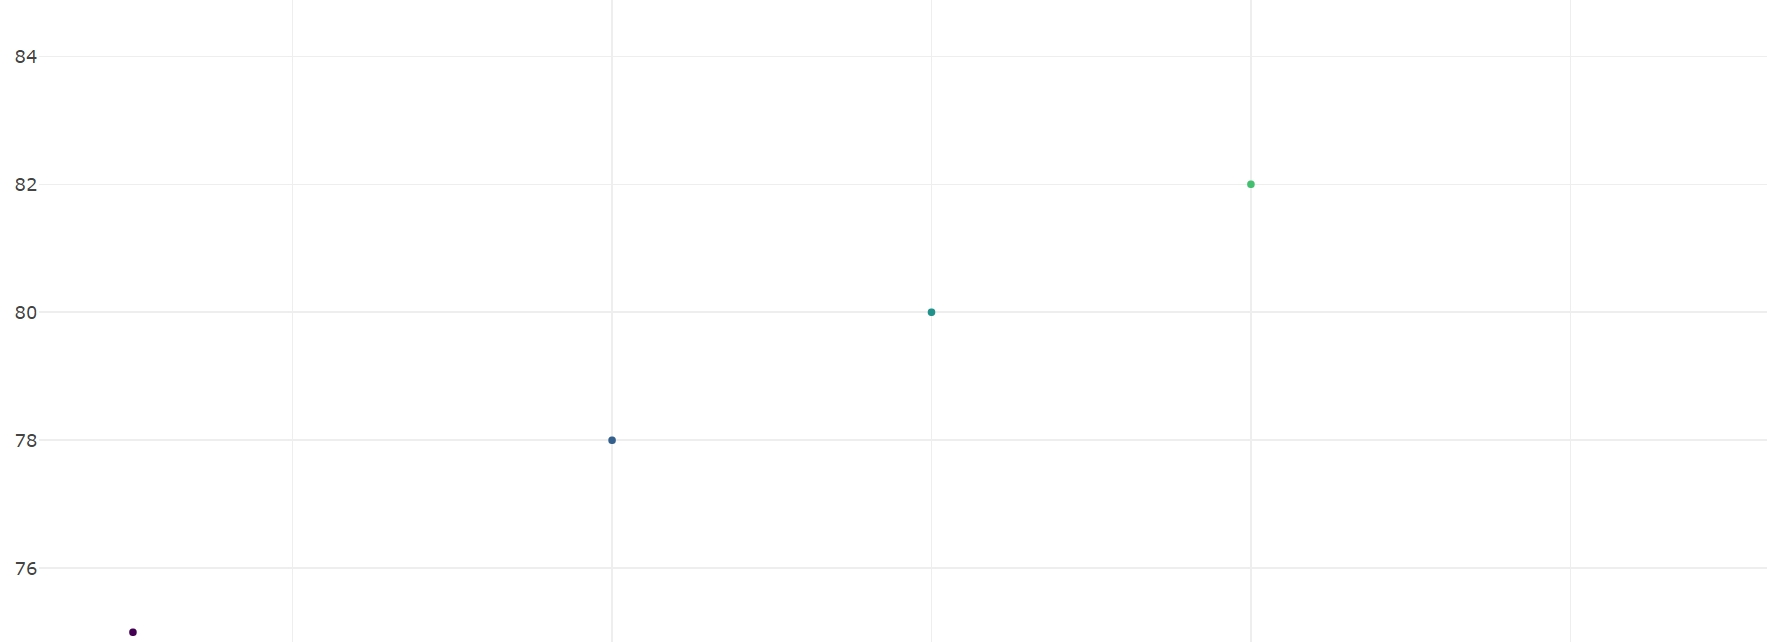

Generate this figure with R:
# Install required packages if not already installed
if (!require("plotly")) install.packages("plotly")

# Load the required packages
library(plotly)

# Productivity data
data <- data.frame(
  Employee = c("A", "B", "C", "D", "E"),
  HoursWorked = c(40, 35, 45, 38, 42),
  TasksCompleted = c(10, 8, 12, 9, 11),
  Efficiency = c(80, 75, 85, 78, 82)
)

# 1. Efficiency variation
print(data)

# 2. 3D Scatter Plot
scatter_plot <- plot_ly(data, x = ~TasksCompleted, y = ~Efficiency, z = ~HoursWorked, 
                        type = 'scatter3d', mode = 'markers',
                        marker = list(size = 5, color = ~Efficiency, colorscale = 'Viridis'))

# 3. Check for correlation
cor_matrix <- cor(data[, c("TasksCompleted", "HoursWorked", "Efficiency")])
print(cor_matrix)

# 4. 3D Surface Plot
surface_plot <- plot_ly(data, x = ~TasksCompleted, y = ~HoursWorked, z = ~Efficiency, 
                        type = 'mesh3d')

# Display plots
scatter_plot <- scatter_plot %>% layout(scene = list(
  xaxis = list(title = 'Tasks Completed'),
  yaxis = list(title = 'Efficiency (%)'),
  zaxis = list(title = 'Hours Worked')
))

surface_plot <- surface_plot %>% layout(scene = list(
  xaxis = list(title = 'Tasks Completed'),
  yaxis = list(title = 'Hours Worked'),
  zaxis = list(title = 'Efficiency (%)')
))

print(scatter_plot)
print(surface_plot)

# 5. Compare 3D plots
# Generating individual scatter plots
scatter_plot_tasks <- plot_ly(data, x = ~TasksCompleted, y = ~Efficiency, 
                              type = 'scatter', mode = 'markers', 
                              marker = list(size = 5, color = ~Efficiency, colorscale = 'Viridis'))

scatter_plot_hours <- plot_ly(data, x = ~HoursWorked, y = ~Efficiency, 
                              type = 'scatter', mode = 'markers', 
                              marker = list(size = 5, color = ~Efficiency, colorscale = 'Viridis'))

# Layout for comparison plots
scatter_plot_tasks <- scatter_plot_tasks %>% layout(xaxis = list(title = 'Tasks Completed'), 
                                                    yaxis = list(title = 'Efficiency (%)'))
scatter_plot_hours <- scatter_plot_hours %>% layout(xaxis = list(title = 'Hours Worked'), 
                                                    yaxis = list(title = 'Efficiency (%)'))

print(scatter_plot_tasks)
print(scatter_plot_hours)
